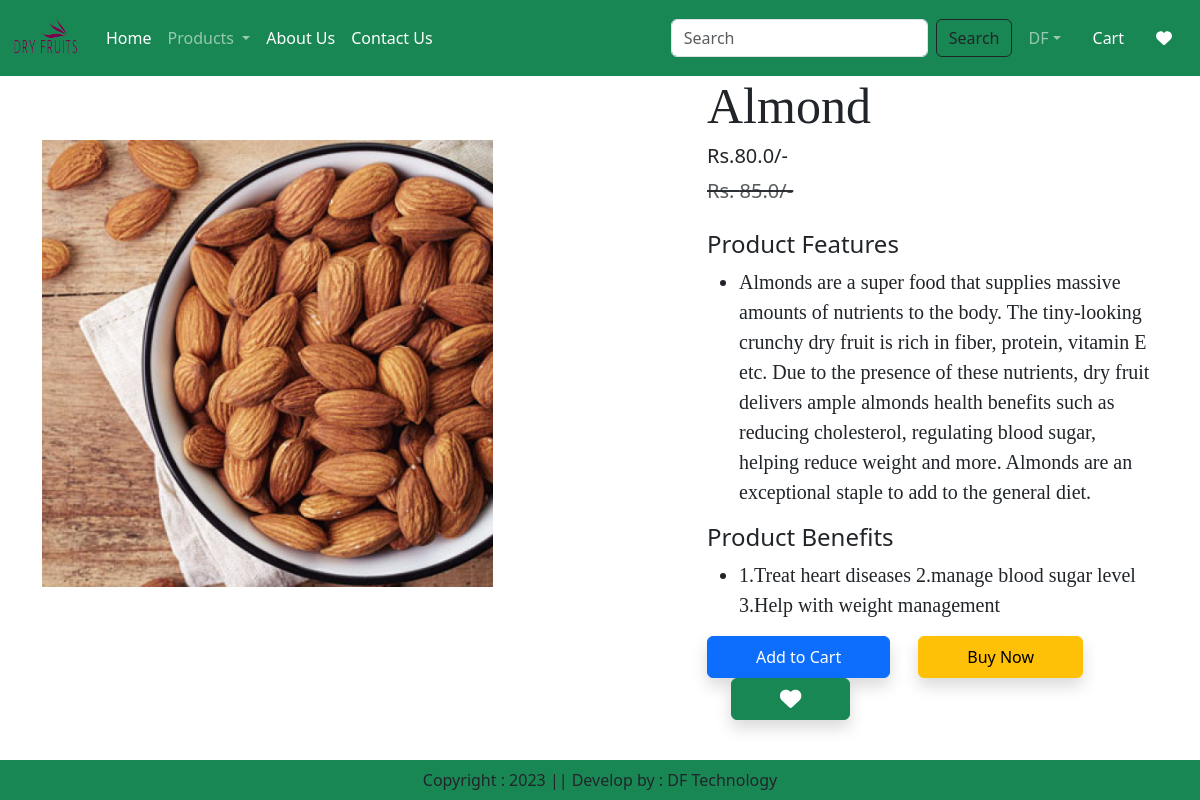
Page /product-detail/1 (signed in) on the committed database.
### app/models.py (models this page shows, shortened)
class Product(models.Model):
    title = models.CharField(max_length=100)
    selling_price = models.FloatField()
    discounted_price = models.FloatField()
    description = models.TextField()
    benefits = models.TextField(default='')
    category = models.CharField(choices=CATEGORY_CHOICES, max_length=2)
    product_image = models.ImageField(upload_to='product')

### app/views.py (the view)
# urls.py: path('product-detail/<int:pk>', views.ProductDetail.as_view(),name="product-detail"),
@method_decorator(login_required,name='dispatch')
class ProductDetail(View):
    def get(self,request,pk):
        product = Product.objects.get(pk=pk)
        wishlist = Wishlist.objects.filter(Q(product=product)& Q(user=request.user))
        totalitem = 0
        wishitem = 0
        if request.user.is_authenticated:
            totalitem = len(Cart.objects.filter(user=request.user))
            wishitem = len(Wishlist.objects.filter(user=request.user))
        return render(request,"app/productdetail.html",locals())

### app/templates/app/productdetail.html (shortened to what this page needs)
{% extends 'app/base.html' %}
{% load static %}
{% block main-content %}
    <div class="container">
        <div class="row flex justify-content-between">
            <div class="img2 col-lg-5 mt-5">
                <img src="{{product.product_image.url}}" class="image col-xs-6 col-sm-12 col-lg-12 mt-3 text-sm-center w-100 h-75" alt="">
            </div>
            <div class="productdetail col-lg-5">
                <h1 style="font-family: Georgia; font-size: 50px;">{{product.title}}</h1>
                <h5>Rs.{{product.discounted_price}}/-</h5>
                <small class="text-decoration-line-through text-muted fs-5"><del>Rs. {{product.selling_price}}/- </small></del>
                <br><br><h4>Product Features</h4>
                <ul class="fs-5" style="font-family: Rajdhani;">
                    <li>{{product.description}}</li>
                </ul>
                <h4>Product Benefits</h4>
                <ul class="fs-5" style="font-family: Rajdhani;">
                    <li>{{product.benefits}}</li>
                </ul>
                <form action="/add-to-cart" class="d-inline">
                    <button type="submit" class="btn btn-primary shadow px-5 py-2">Add to Cart</button>
                </form>
                <a href="{% url 'showcart' %}" class="btn btn-warning shadow px-5 py-2 ms-4">Buy Now</a>
                {% if wishlist %}
                    <a pid={{product.id}} class="minus-wishlist btn btn-danger shadow px-5 py-2 ms-4"><i class="fas fa-heart fa-lg"></i></a>
                {% else %}
                    <a pid={{product.id}} class="plus-wishlist btn btn-success shadow px-5 py-2 ms-4"><i class="fas fa-heart fa-lg"></i></a>
                {% endif %}
            </div>
        </div>
    </div>
{% endblock main-content %}

### rows in the picture
Product: product_image (picture), title "Almond", discounted_price "80.0", selling_price "85.0", description "Almonds are a super food that supplies massive amounts of nutrients to the body. The tiny-looking crunchy dry fruit is rich in fiber, protein, vitamin E etc. Due to the presence of these nutrients, dry fruit delivers ample almonds health benefits such as reducing cholesterol, regulating blood sugar, helping reduce weight and more. Almonds are an exceptional staple to add to the general diet.", benefits "1.Treat heart diseases 2.manage blood sugar level 3.Help with weight management"
